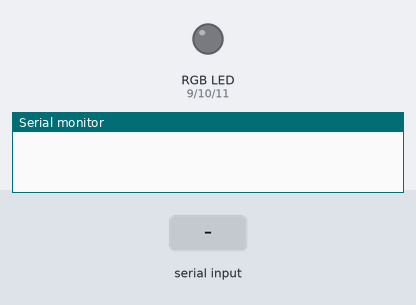
Recording of a sketch running on a simulated Arduino Uno, built with avr-gcc and run on an emulated ATmega328P. Parts: an RGB LED mixed from three pins (HIGH = lit), the last lines printed to the serial monitor. The test bench sets the inputs (shaded band). Dim RGB values are drawn brighter than linear.

Above: at 1.2 s.
1.3 s: "90,45,200\n" received over Serial
At 3.2 s:
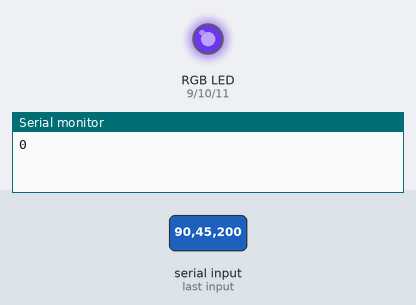
3.8 s: "30,150,10\n" received over Serial
At 5.2 s:
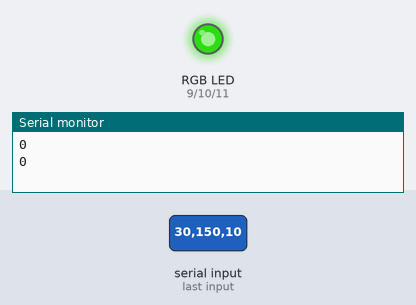
6.3 s: "90,45\n" received over Serial
At 8.1 s:
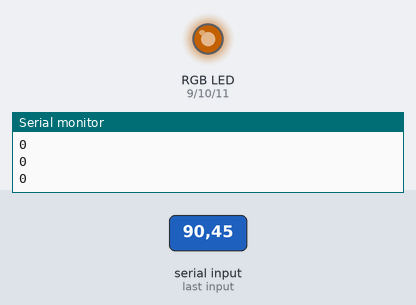
8.8 s: "30,150\n" received over Serial
At 10.1 s:
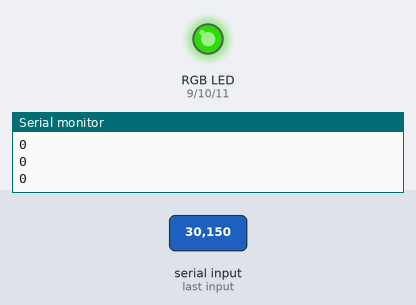
11.3 s: "5\n" received over Serial
At 12.9 s:
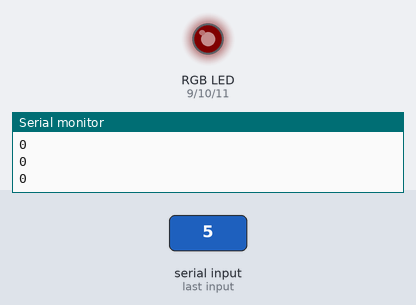
13.8 s: "90\n" received over Serial
At 16.1 s:
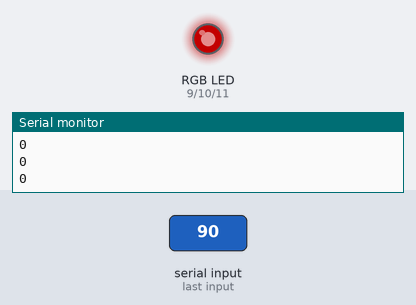
Timing chart, 0 to 17.3 s (numbered marks = the images above; inputs shaded):
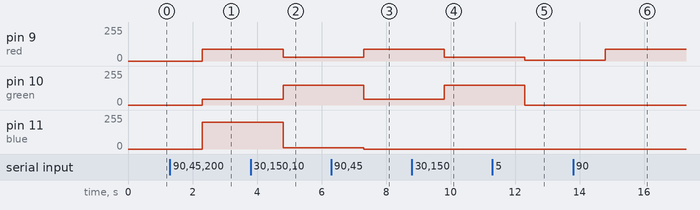

The sketch:

RGBLaserPowerControl.ino
```cpp
const int red = 9;
const int green = 10;
const int blue = 11;

String getValue(String data, char separator, int index){
// https://stackoverflow.com/questions/9072320/split-string-into-string-array
  int found = 0;
  int strIndex[] = {0, -1};
  int maxIndex = data.length()-1;

  for(int i=0; i<=maxIndex && found<=index; i++){
    if(data.charAt(i)==separator || i==maxIndex){
        found++;
        strIndex[0] = strIndex[1]+1;
        strIndex[1] = (i == maxIndex) ? i+1 : i;
    }
  }

  return found>index ? data.substring(strIndex[0], strIndex[1]) : "";
}

void setup(){
  Serial.begin(9600);
  pinMode(blue, OUTPUT);
  pinMode(green, OUTPUT);
  pinMode(red, OUTPUT);
}

void loop(){
  while (Serial.available() == 0) {}
  String temp = Serial.readString();
  int redPower = getValue(temp,',',0).toInt();
  int greenPower = getValue(temp,',',1).toInt();
  int bluePower = getValue(temp,',',2).toInt();

  analogWrite(red, redPower);
  analogWrite(green, greenPower);
  analogWrite(blue, bluePower);
  Serial.println(0);
}
```

Measured:
- after the input at 1.3 s, pin 9 (red): 0/255 → 90/255 after 1.0 s; pin 10 (green): 0/255 → 45/255 after 1.0 s; pin 11 (blue): 0/255 → 200/255 after 1.0 s
- after the input at 3.8 s, pin 9 (red): 90/255 → 30/255 after 1.0 s; pin 10 (green): 45/255 → 150/255 after 1.0 s; pin 11 (blue): 200/255 → 10/255 after 1.0 s
- after the input at 6.3 s, pin 9 (red): 30/255 → 90/255 after 1.0 s; pin 10 (green): 150/255 → 45/255 after 1.0 s; pin 11 (blue): 10/255 → 0/255 after 1.0 s
- after the input at 8.8 s, pin 9 (red): 90/255 → 30/255 after 1.0 s; pin 10 (green): 45/255 → 150/255 after 1.0 s
- after the input at 11.3 s, pin 9 (red): 30/255 → 5/255 after 1.0 s; pin 10 (green): 150/255 → 0/255 after 1.0 s
- after the input at 13.8 s, pin 9 (red): 5/255 → 90/255 after 1.0 s
